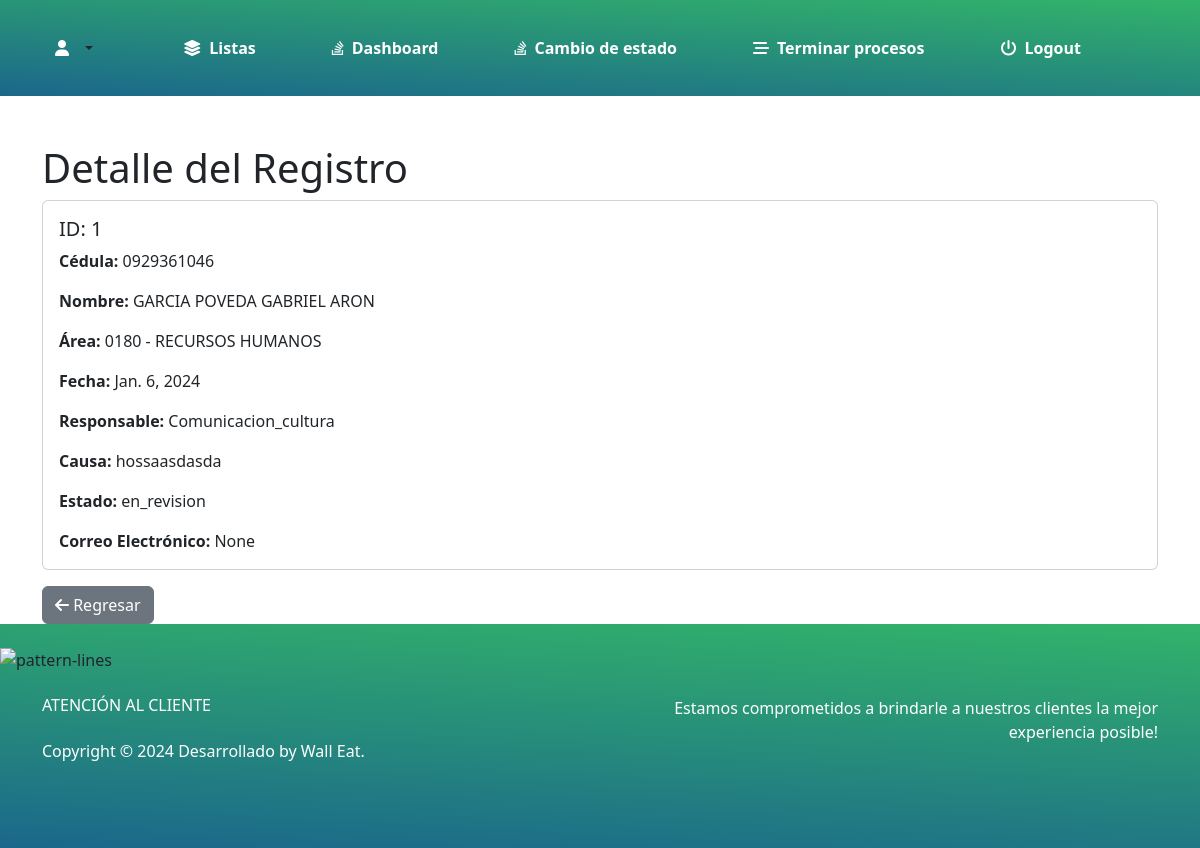
Before: /detalle/Sugerencia/1/ with the older database file.
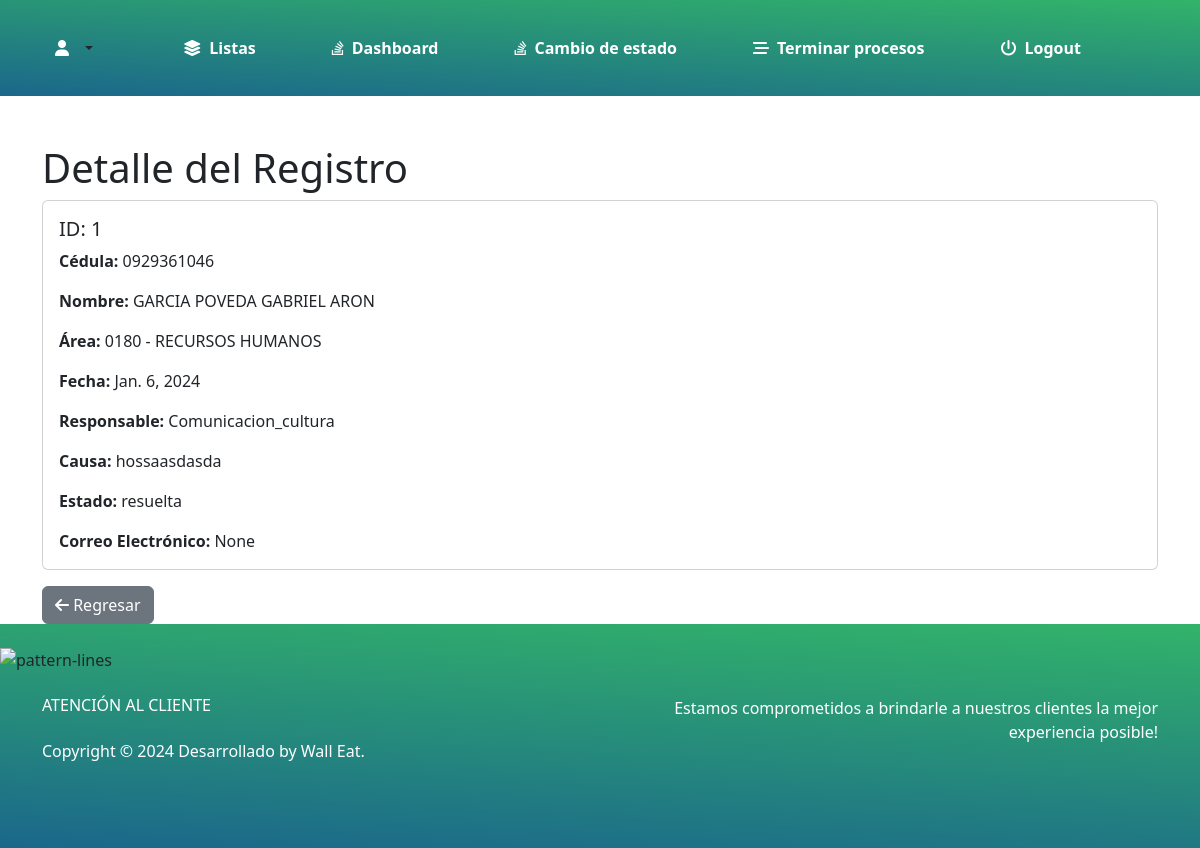
After: the same page with the newer database file.
### myapp/models.py (models this page shows)
class Registro(models.Model):
    usuario = models.ForeignKey('Usuario', on_delete=models.CASCADE, related_name='%(class)ss', null=True)
    fecha = models.DateField(default=date.today)
    RESPONSABLE_CHOICES = [
        ('Comunicacion_cultura', 'Comunicación clima y cultura'),
        ('Desarrollo_laboral', 'Desarrollo y relaciones laborales'),
        ('Nomina_compensaciones', 'Nomina y compensaciones'),
        ('Seguridad_salud_ambiente', 'Seguridad, salud y ambiente'),
        ('Servicios_generales', 'Servicios generales'),
        ('Campo', 'Campo'),
        ('Fabrica', 'Fabrica'),
    ]
    responsable = models.CharField(max_length=50, choices=RESPONSABLE_CHOICES)
    causa = models.TextField()
    ESTADO_CHOICES = [
        ('pendiente', 'Pendiente'),
        ('en_revision', 'En revisión'),
        ('resuelta', 'Resuelta'),
    ]
    estado = models.CharField(max_length=20, choices=ESTADO_CHOICES)
    CORREO_CHOICES = [
        ('arongarcia558@gmail.com', 'arongarcia558@gmail.com'),
        ('ggarciap3@unemi.edu.ec', 'ggarciap3@unemi.edu.ec'),
    ]
    correo = models.CharField(max_length=254, choices=CORREO_CHOICES, verbose_name='Correo Electrónico', blank=True, null=True)
    class Meta:
        abstract = True

class Sugerencia(Registro):
    tipo_proceso = models.CharField(max_length=20, default='Sugerencia')

class Usuario(models.Model):
    cedula = models.CharField(max_length=10, primary_key=True)
    nombre = models.CharField(max_length=255)
    area = models.CharField(max_length=50)
    departamento = models.CharField(max_length=50)
    cargo = models.CharField(max_length=50)
    tipo_empleado = models.CharField(max_length=20)
    tipo_contrato = models.CharField(max_length=20)
    class Meta:
        db_table = 'usuario'

### myapp/views.py (the view)
# urls.py: path('detalle/<str:modelo>/<int:pk>/', views.detalle, name='detalle'),
def detalle(request, modelo, pk):
    model_map = {
        'Sugerencia': Sugerencia,
        'Queja': Queja,
        'Peticion': Peticion,
        'Reclamo': Reclamo,
    }
    model = model_map.get(modelo)
    registro = get_object_or_404(model, pk=pk)
    return render(request, 'detalle.html', {'registro': registro})

### myapp/templates/detalle.html (shortened to what this page needs)
{% extends "base_admin.html" %}
{% load static %}
{% block content %}
<div class="container">
    <h1 class="mt-5">Detalle del Registro</h1>
    <div class="card">
        <div class="card-body">
            <h5 class="card-title">ID: {{ registro.id }}</h5>
            <div class="row">
                <div class="col-md-6">
                    <p class="card-text"><strong>Cédula:</strong> {{ registro.usuario.cedula }}</p>
                    <p class="card-text"><strong>Nombre:</strong> {{ registro.usuario.nombre }}</p>
                    <p class="card-text"><strong>Área:</strong> {{ registro.usuario.area }}</p>
                    <p class="card-text"><strong>Fecha:</strong> {{ registro.fecha }}</p>
                    <p class="card-text"><strong>Responsable:</strong> {{ registro.responsable }}</p>
                    <p class="card-text"><strong>Causa:</strong> {{ registro.causa }}</p>
                    <p class="card-text"><strong>Estado:</strong> {{ registro.estado }}</p>
                    <p class="card-text"><strong>Correo Electrónico:</strong> {{ registro.correo }}</p>
                </div>
                <div class="col-md-6">
                </div>
            </div>
        </div>
    </div>
    <div class="text-left mt-3">
        <a href="{% url 'procesos_terminados' %}" class="btn btn-secondary"><i class="fas fa-arrow-left"></i> Regresar</a>
    </div>
</div>
{% endblock %}

### myapp/templates/base_admin.html (shortened to what this page needs)
{% load static %}
<!DOCTYPE html>
<html lang="en">
<head>
    <link href="https://cdn.jsdelivr.net/npm/bootstrap@5.2.0/dist/css/bootstrap.min.css" rel="stylesheet"
>
    <link rel="stylesheet" href="{% static 'css/style.css' %}">
</head>
<body>
<nav
class="navbar navbar-expand-lg navbar-light bg-white z-index-3 py-3" style="background: linear-gradient(3deg,#1b678b,#32b36a);">
<div class="container">
  <div class="dropdown ms-auto white">
    <button class="btn dropdown-toggle " type="button" data-bs-toggle="dropdown"
        aria-expanded="false">
        <i class="fas fa-user me-2" style="color: white;"></i>
    </button>
</div>
  <div class="collapse navbar-collapse w-100 pt-3 pb-2 py-lg-0" id="navigation">
    <ul class="navbar-nav navbar-nav-hover mx-auto">
      <li class="nav-item mx-2">
        <a href="{% url 'lista_admin' %}" class="list-group-item   second-text fw-bold ">
          <i class="fa-solid fa-layer-group me-2"></i>Listas
        </a>
      </li>
      <li class="nav-item mx-2">
        <a href="{% url 'dashboard' %}" class="list-group-item  second-text fw-bold ">
          <i class="fa-brands fa-stack-overflow me-2"></i>Dashboard
        </a>
      </li>
      <li class="nav-item mx-2">
        <a href="{% url 'update_admin' %}" class="list-group-item  second-text fw-bold ">
          <i class="fa-brands fa-stack-overflow me-2"></i>Cambio de estado
        </a>
      </li>
      <li class="nav-item mx-2">
        <a href="{% url 'procesos_terminados' %}" class="list-group-item  second-text fw-bold ">
          <i class="fa-solid fa-bars-staggered me-2"></i>Terminar procesos
        </a>
      </li>
      <li class="nav-item mx-2">
        <a href="{% url 'cerrar_sesion' %}" class="list-group-item  second-text fw-bold "><i
            class="fas fa-power-off me-2"></i>Logout</a>
      </li>
  </div>
</div>
</nav>
            {% block content %}{% endblock %}
            {% block footer %}
 <footer class="footern  pt-4 pb-2" style="background: linear-gradient(3deg,#1b678b,#32b36a);" >
    <footer class="footer py-5 my-9 bg-gradient-dark position-relative overflow-hidden">
            <img src="https://appsrv1-147a1.kxcdn.com/soft-ui-design-pro-django-v1.0.4/img/shapes/waves-white.svg" alt="pattern-lines" class="position-absolute start-0 top-0 w-100 opacity-6">
            <div class="container position-relative z-index-1">
              <div class="row">
                <div class="col-lg-4 me-auto mb-lg-0 mb-4 text-lg-start text-center">
                  <h6 class="text-white font-weight-bolder text-uppercase mb-lg-4 mb-3">Atención al cliente</h6>
                  <p class="text-sm text-white opacity-8 mb-0">
                    Copyright © <script>document.write(new Date().getFullYear())</script> Desarrollado by Wall Eat.
                  </p>
                </div>
                <div class="col-lg-6 ms-auto text-lg-end text-center">
                  <p class="mb-5 text-lg text-white font-weight-bold">
                    Estamos comprometidos a brindarle a nuestros clientes la mejor experiencia posible!
                  </p>
                </div>
              </div>
            </div>
          </footer>
            </footer>
            {% endblock %}
</body>
</html>

### myapp/static/css/style.css (style rules this page uses)
body, html { min-height: 100vh; margin: 0; display: flex; flex-direction: column; }
.footern { background:linear-gradient(310deg,#2cb66f,#338BC1); margin-top: auto; }
.second-text { color: #ffffff; }
.list-group-item { border:0px; padding: 20px 30px; }

Changed rows visible on the page:
changed Sugerencia "Comunicacion_cultura": estado "en_revision" → "resuelta"
